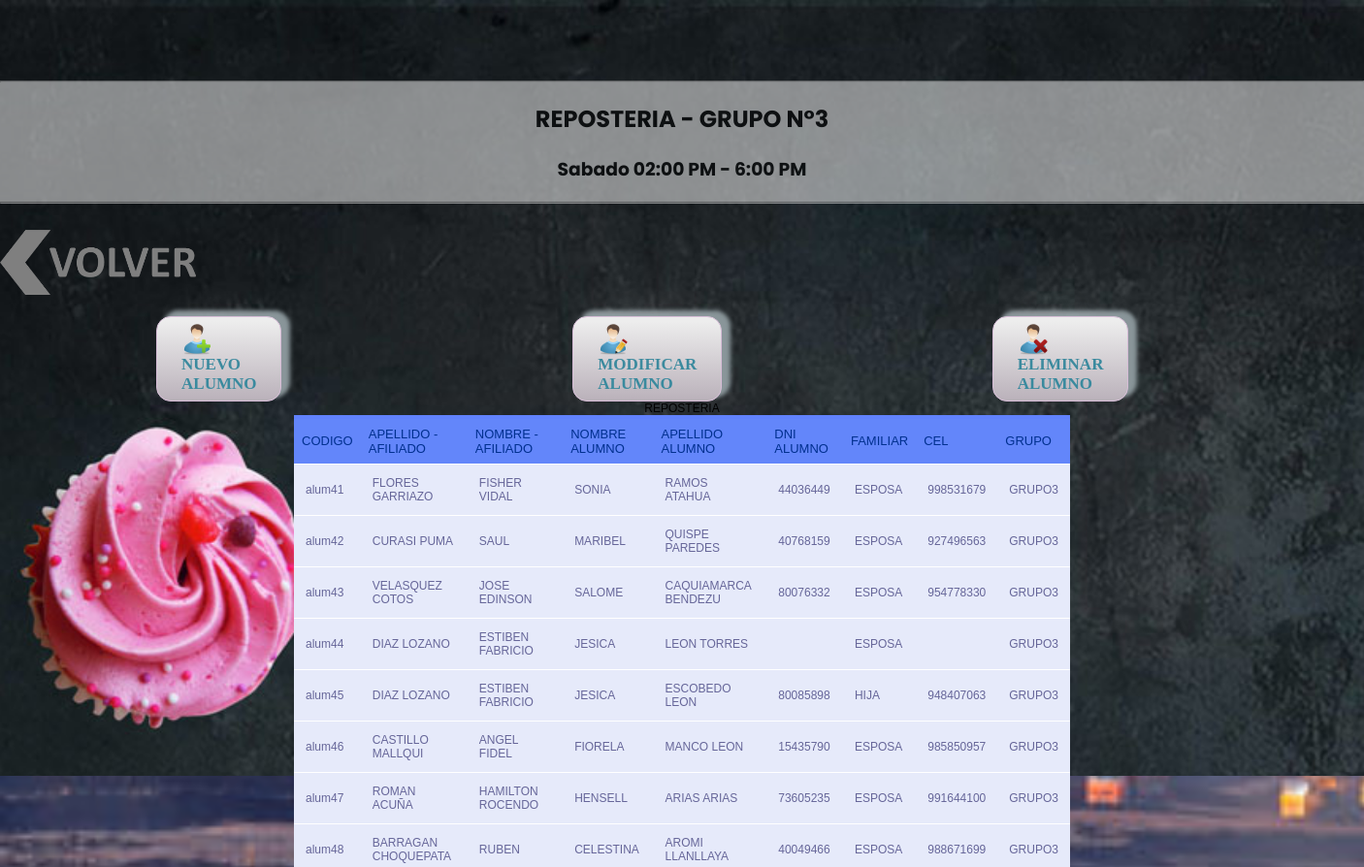
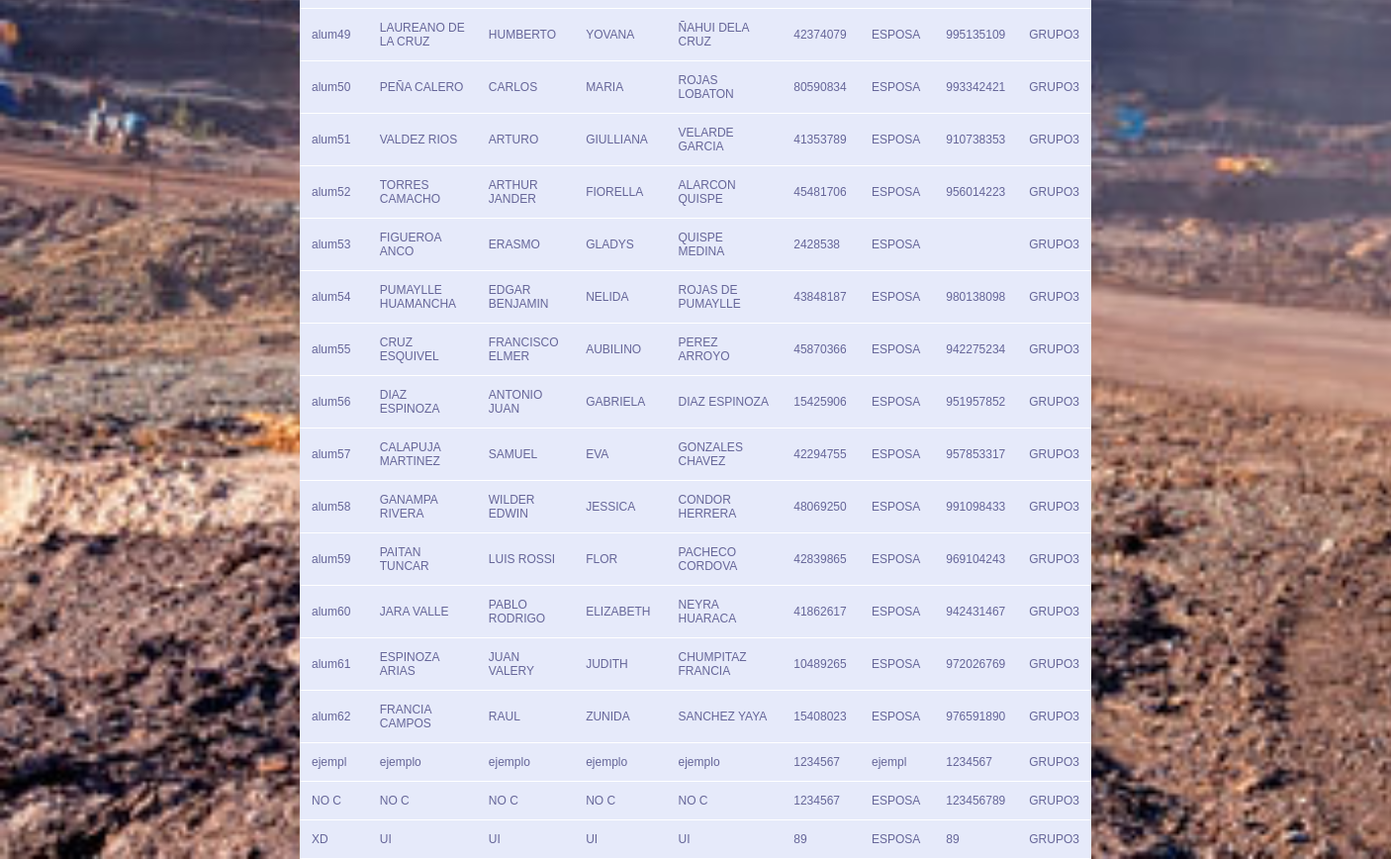
/paginas/cursos/reposteria/grupo3/alumnosreposteria.php, run on the app's committed database (2 pictures, top to bottom).
### tables this page shows
CREATE TABLE IF NOT EXISTS `alumnos` (
  `id_alum` varchar(6) DEFAULT NULL,
  `ape_afiliado` varchar(19) DEFAULT NULL,
  `nom_afiliado` varchar(19) DEFAULT NULL,
  `nom_alum` varchar(19) DEFAULT NULL,
  `ape_alum` varchar(19) DEFAULT NULL,
  `dni_alum` int(8) DEFAULT NULL,
  `familiar_alum` varchar(6) DEFAULT NULL,
  `cel_alum` int(9) DEFAULT NULL,
  `nom_curso` varchar(10) DEFAULT NULL,
  `grupo_alum` varchar(6) DEFAULT NULL
);

### paginas/cursos/reposteria/grupo3/alumnosreposteria.php (the view, shortened to what this page needs)
<html>
<head> <title>CURSOS VACACIONALES</title>
<link rel="stylesheet" type="text/css" href="../../../../css/cursos.css">
<link rel="stylesheet" href="../../../../css/inicio.css">
<link rel="stylesheet" href="../../../../css/boton.css">
</head>
<body>
 <br><br><br>
<?php
	$usuario = "root";
	$password = "";
	$servidor = "localhost";
	$conexion = mysqli_connect( $servidor, $usuario, $password ) or die ("No se ha podido conectar al servidor de Base de datos");
	?>
<section>
<hr>
<center> <h2>REPOSTERIA - GRUPO N°3 </h2>
         <h3>Sabado 02:00 PM  -  6:00 PM </h3>
</center>
<hr>
</section>
<a href="../index.html" style="margin-right: 48%"><img src='../../../../img/volver.png' width='232' heigth='72' style="margin-right: 49%; margin-top: 9px" ></a>
	<form action = "computacion.php" method="post">
<div class="container">
<div class="box">
<a href="nuevoalumno.php" target="popup" class="boton" style="margin-left: 70%"
onClick="window.open(this.href, this.target, 'toolbar=0 , location=1 , status=0 , menubar=1 , scrollbars=0 , resizable=1 ,left=150pt,top=150pt,width=600px,height=450px'); return false;"><img src='../../../../img/agregar.png' width='32' heigth='32'>
NUEVO ALUMNO
</a>
</div>
<div class="box">
<a href="modificaralumno.php" target="popup" class="boton" style="margin-left: 70%"
onClick="window.open(this.href, this.target, 'toolbar=0 , location=1 , status=0 , menubar=1 , scrollbars=0 , resizable=1 ,left=150pt,top=150pt,width=600px,height=500px'); return false;"><img src='../../../../img/modificar.ico' width='32' heigth='32'>
MODIFICAR ALUMNO
</a>
</div>
<div class="box">
<a href="eliminaralumno.php" target="popup" class="boton" style="margin-left: 70%"
onClick="window.open(this.href, this.target, 'toolbar=0 , location=1 , status=0 , menubar=1 , scrollbars=0 , resizable=1 ,left=150pt,top=150pt,width=600px,height=270px'); return false;"><img src='../../../../img/eliminar.png' width='32' heigth='32'>
ELIMINAR ALUMNO
</a>
</div>
</div>
	<?php
	if (isset($_POST["alumnos"]) && $_POST["alumnos"]!="a")    {
    $nom_dirigente= $_POST["alumnos"];
    $consulta = "SELECT * FROM alumnos where nom_alum='".$nom_alum."'";
    }else{
        $consulta = "SELECT id_alum,
                            ape_afiliado,
                            nom_afiliado,
                            nom_alum,
                             ape_alum,
                             dni_alum,
                             familiar_alum,
                             cel_alum,
                             nom_curso,
                             grupo_alum FROM alumnos  WHERE nom_curso = 'REPOSTERIA' AND grupo_alum='GRUPO3'";
    }
	$resultado = mysqli_query( $conexion, $consulta ) or die ( "Algo ha ido mal en la consulta a la base de datos");
	echo "<table width='800' align='center'>";
	echo"<caption>REPOSTERIA</caption>";
	echo "<tr>";
	echo "<th>CODIGO</th>";
	echo "<th>APELLIDO - AFILIADO</th>";
	echo "<th>NOMBRE - AFILIADO</th>";
	echo "<th>NOMBRE ALUMNO</th>";
	echo "<th>APELLIDO ALUMNO</th>";
    echo "<th>DNI ALUMNO</th>";
    echo "<th>FAMILIAR</th>";
    echo "<th>CEL</th>";
    echo "<th>GRUPO</th>";
	echo "</tr>";
	while ($columna = mysqli_fetch_array( $resultado ))
	{
		echo "<tr>";
		echo "<td>" . $columna['id_alum'] . "</td>";
		echo "<td>" . $columna['ape_afiliado'] . "</td>";
		echo "<td>" . $columna['nom_afiliado'] . "</td>";
        echo "<td>" . $columna['nom_alum'] . "</td>";
        echo "<td>" . $columna['ape_alum'] . "</td>";
        echo "<td>" . $columna['dni_alum'] . "</td>";
        echo "<td>" . $columna['familiar_alum'] . "</td>";
        echo "<td>" . $columna['cel_alum'] . "</td>";
        echo "<td>" . $columna['grupo_alum'] . "</td>";
		echo "</tr>";
	}
	echo "</table>";
?>
</body>
</html>

### css/cursos.css (style rules this page uses)
body { font-family: Arial, Helvetica, sans-serif; }
table { font-family: "Lucida Sans Unicode", "Lucida Grande", Sans-Serif; font-size: 12px; margin: auto; text-align: left; border-collapse: collapse; }
th { font-size: 13px; font-weight: normal; padding: 8px; background: #6386FA; border-top: 4px solid #6182FD; border-bottom: 1px solid #fff; color: #00308F; }
td { padding: 12px; background: #E6EAFA; border-bottom: 1px solid #fff; color: #669; border-top: 1px solid transparent; }

### css/inicio.css (style rules this page uses)
html { background-image: url(../img/mina.jpg); background-size: cover; background-attachment: fixed; }
body { margin: 0; padding: 0; height: 100vh; font-family: 'Poppins', sans-serif; }

### css/boton.css (style rules this page uses)
.boton { box-shadow: 8px -5px 4px 1px #899599; background:linear-gradient(to bottom, #ededed 5%, #bab1ba 100%); background-color:#ededed; border-radius:15px; border:1px solid #d6bcd6; display:inline-block; cursor:pointer; color:#3a8a9e; font-family:Verdana; font-size:17px; font-weight:bold; padding:7px 25px; text-decoration:none; text-shadow:-5px -50px 50px #e1e2ed; }

### paginas/cursos/reposteria/grupo3/alumnosreposteria.php (style rules this page uses)
body { background-image: url(./../../../../img/fondoprincipal.jpg); background-position: center center; background-repeat: no-repeat; background-attachment: fixed; background-size: cover; background-color: #464646; }
section { background: #fff ; opacity: 0.5; }
.container { width: 1100px; display: flex; justify-content: space-between; flex-wrap: wrap; }

### data on the page
alumnos: id_alum "alum41", ape_afiliado "FLORES GARRIAZO", nom_afiliado "FISHER VIDAL", nom_alum "SONIA", ape_alum "RAMOS ATAHUA", dni_alum "44036449", familiar_alum "ESPOSA", cel_alum "998531679", grupo_alum "GRUPO3"
alumnos: id_alum "alum42", ape_afiliado "CURASI PUMA", nom_afiliado "SAUL", nom_alum "MARIBEL", ape_alum "QUISPE PAREDES", dni_alum "40768159", familiar_alum "ESPOSA", cel_alum "927496563", grupo_alum "GRUPO3"
alumnos: id_alum "alum43", ape_afiliado "VELASQUEZ COTOS", nom_afiliado "JOSE EDINSON", nom_alum "SALOME", ape_alum "CAQUIAMARCA BENDEZU", dni_alum "80076332", familiar_alum "ESPOSA", cel_alum "954778330", grupo_alum "GRUPO3"
alumnos: id_alum "alum44", ape_afiliado "DIAZ LOZANO", nom_afiliado "ESTIBEN FABRICIO", nom_alum "JESICA", ape_alum "LEON TORRES", familiar_alum "ESPOSA", grupo_alum "GRUPO3"
alumnos: id_alum "alum45", ape_afiliado "DIAZ LOZANO", nom_afiliado "ESTIBEN FABRICIO", nom_alum "JESICA", ape_alum "ESCOBEDO LEON", dni_alum "80085898", familiar_alum "HIJA", cel_alum "948407063", grupo_alum "GRUPO3"
alumnos: id_alum "alum46", ape_afiliado "CASTILLO MALLQUI", nom_afiliado "ANGEL FIDEL", nom_alum "FIORELA", ape_alum "MANCO LEON", dni_alum "15435790", familiar_alum "ESPOSA", cel_alum "985850957", grupo_alum "GRUPO3"
alumnos: id_alum "alum47", ape_afiliado "ROMAN ACUÑA", nom_afiliado "HAMILTON ROCENDO", nom_alum "HENSELL", ape_alum "ARIAS ARIAS", dni_alum "73605235", familiar_alum "ESPOSA", cel_alum "991644100", grupo_alum "GRUPO3"
alumnos: id_alum "alum48", ape_afiliado "BARRAGAN CHOQUEPATA", nom_afiliado "RUBEN", nom_alum "CELESTINA", ape_alum "AROMI LLANLLAYA", dni_alum "40049466", familiar_alum "ESPOSA", cel_alum "988671699", grupo_alum "GRUPO3"
alumnos: id_alum "alum49", ape_afiliado "LAUREANO DE LA CRUZ", nom_afiliado "HUMBERTO", nom_alum "YOVANA", ape_alum "ÑAHUI DELA CRUZ", dni_alum "42374079", familiar_alum "ESPOSA", cel_alum "995135109", grupo_alum "GRUPO3"
alumnos: id_alum "alum50", ape_afiliado "PEÑA CALERO", nom_afiliado "CARLOS", nom_alum "MARIA", ape_alum "ROJAS LOBATON", dni_alum "80590834", familiar_alum "ESPOSA", cel_alum "993342421", grupo_alum "GRUPO3"
alumnos: id_alum "alum51", ape_afiliado "VALDEZ RIOS", nom_afiliado "ARTURO", nom_alum "GIULLIANA", ape_alum "VELARDE GARCIA", dni_alum "41353789", familiar_alum "ESPOSA", cel_alum "910738353", grupo_alum "GRUPO3"
alumnos: id_alum "alum52", ape_afiliado "TORRES CAMACHO", nom_afiliado "ARTHUR JANDER", nom_alum "FIORELLA", ape_alum "ALARCON QUISPE", dni_alum "45481706", familiar_alum "ESPOSA", cel_alum "956014223", grupo_alum "GRUPO3"
alumnos: id_alum "alum53", ape_afiliado "FIGUEROA ANCO", nom_afiliado "ERASMO", nom_alum "GLADYS", ape_alum "QUISPE MEDINA", dni_alum "2428538", familiar_alum "ESPOSA", grupo_alum "GRUPO3"
alumnos: id_alum "alum54", ape_afiliado "PUMAYLLE HUAMANCHA", nom_afiliado "EDGAR BENJAMIN", nom_alum "NELIDA", ape_alum "ROJAS DE PUMAYLLE", dni_alum "43848187", familiar_alum "ESPOSA", cel_alum "980138098", grupo_alum "GRUPO3"
alumnos: id_alum "alum55", ape_afiliado "CRUZ ESQUIVEL", nom_afiliado "FRANCISCO ELMER", nom_alum "AUBILINO", ape_alum "PEREZ ARROYO", dni_alum "45870366", familiar_alum "ESPOSA", cel_alum "942275234", grupo_alum "GRUPO3"
alumnos: id_alum "alum56", ape_afiliado "DIAZ ESPINOZA", nom_afiliado "ANTONIO JUAN", nom_alum "GABRIELA", ape_alum "DIAZ ESPINOZA", dni_alum "15425906", familiar_alum "ESPOSA", cel_alum "951957852", grupo_alum "GRUPO3"
alumnos: id_alum "alum57", ape_afiliado "CALAPUJA MARTINEZ", nom_afiliado "SAMUEL", nom_alum "EVA", ape_alum "GONZALES CHAVEZ", dni_alum "42294755", familiar_alum "ESPOSA", cel_alum "957853317", grupo_alum "GRUPO3"
alumnos: id_alum "alum58", ape_afiliado "GANAMPA RIVERA", nom_afiliado "WILDER EDWIN", nom_alum "JESSICA", ape_alum "CONDOR HERRERA", dni_alum "48069250", familiar_alum "ESPOSA", cel_alum "991098433", grupo_alum "GRUPO3"
alumnos: id_alum "alum59", ape_afiliado "PAITAN TUNCAR", nom_afiliado "LUIS ROSSI", nom_alum "FLOR", ape_alum "PACHECO CORDOVA", dni_alum "42839865", familiar_alum "ESPOSA", cel_alum "969104243", grupo_alum "GRUPO3"
alumnos: id_alum "alum60", ape_afiliado "JARA VALLE", nom_afiliado "PABLO RODRIGO", nom_alum "ELIZABETH", ape_alum "NEYRA HUARACA", dni_alum "41862617", familiar_alum "ESPOSA", cel_alum "942431467", grupo_alum "GRUPO3"
alumnos: id_alum "alum61", ape_afiliado "ESPINOZA ARIAS", nom_afiliado "JUAN VALERY", nom_alum "JUDITH", ape_alum "CHUMPITAZ FRANCIA", dni_alum "10489265", familiar_alum "ESPOSA", cel_alum "972026769", grupo_alum "GRUPO3"
alumnos: id_alum "alum62", ape_afiliado "FRANCIA CAMPOS", nom_afiliado "RAUL", nom_alum "ZUNIDA", ape_alum "SANCHEZ YAYA", dni_alum "15408023", familiar_alum "ESPOSA", cel_alum "976591890", grupo_alum "GRUPO3"
alumnos: id_alum "ejempl", ape_afiliado "ejemplo", nom_afiliado "ejemplo", nom_alum "ejemplo", ape_alum "ejemplo", dni_alum "1234567", familiar_alum "ejempl", cel_alum "1234567", grupo_alum "GRUPO3"
alumnos: id_alum "NO C", ape_afiliado "NO C", nom_afiliado "NO C", nom_alum "NO C", ape_alum "NO C", dni_alum "1234567", familiar_alum "ESPOSA", cel_alum "123456789", grupo_alum "GRUPO3"
alumnos: id_alum "XD", ape_afiliado "UI", nom_afiliado "UI", nom_alum "UI", ape_alum "UI", dni_alum "89", familiar_alum "ESPOSA", cel_alum "89", grupo_alum "GRUPO3"
